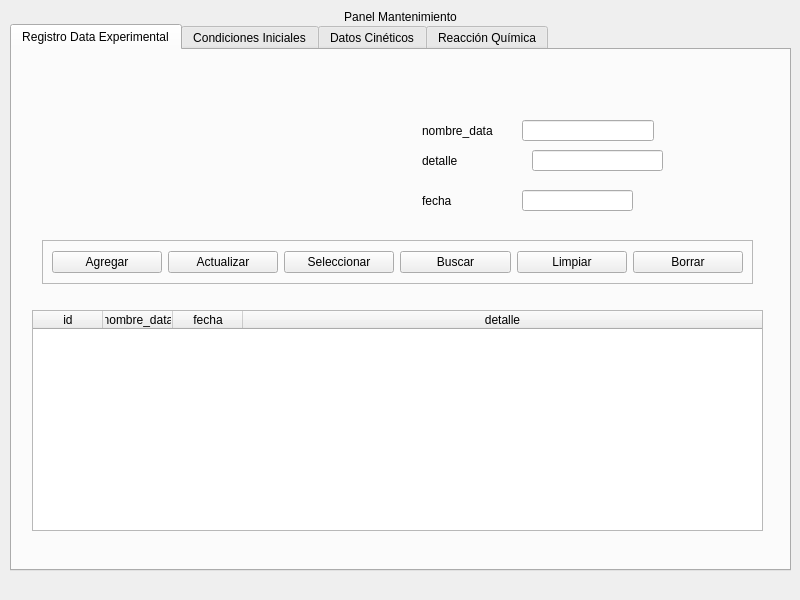
<?xml version="1.0" encoding="UTF-8"?>
<ui version="4.0">
 <class>MainWindow</class>
 <widget class="QMainWindow" name="MainWindow">
  <property name="geometry">
   <rect>
    <x>0</x>
    <y>0</y>
    <width>800</width>
    <height>600</height>
   </rect>
  </property>
  <property name="windowTitle">
   <string>MainWindow</string>
  </property>
  <widget class="QWidget" name="centralwidget">
   <widget class="QWidget" name="layoutWidget">
    <property name="geometry">
     <rect>
      <x>10</x>
      <y>10</y>
      <width>781</width>
      <height>561</height>
     </rect>
    </property>
    <layout class="QHBoxLayout" name="horizontalLayout">
     <property name="spacing">
      <number>0</number>
     </property>
     <item>
      <layout class="QVBoxLayout" name="verticalLayout">
       <property name="spacing">
        <number>0</number>
       </property>
       <item>
        <widget class="QLabel" name="titulo_label">
         <property name="maximumSize">
          <size>
           <width>16777215</width>
           <height>60</height>
          </size>
         </property>
         <property name="text">
          <string>Panel Mantenimiento</string>
         </property>
         <property name="alignment">
          <set>Qt::AlignCenter</set>
         </property>
        </widget>
       </item>
       <item>
        <widget class="QTabWidget" name="tabWidget">
         <property name="currentIndex">
          <number>0</number>
         </property>
         <widget class="QWidget" name="tab_4">
          <attribute name="title">
           <string>Registro Data Experimental</string>
          </attribute>
          <widget class="QFrame" name="funciones_frame_rde">
           <property name="geometry">
            <rect>
             <x>30</x>
             <y>190</y>
             <width>711</width>
             <height>44</height>
            </rect>
           </property>
           <property name="frameShape">
            <enum>QFrame::StyledPanel</enum>
           </property>
           <property name="frameShadow">
            <enum>QFrame::Raised</enum>
           </property>
           <layout class="QHBoxLayout" name="horizontalLayout_5">
            <item>
             <widget class="QPushButton" name="agregar_rde_btn">
              <property name="text">
               <string>Agregar</string>
              </property>
             </widget>
            </item>
            <item>
             <widget class="QPushButton" name="actualizar_rde_btn">
              <property name="text">
               <string>Actualizar</string>
              </property>
             </widget>
            </item>
            <item>
             <widget class="QPushButton" name="seleccionar_rde_btn">
              <property name="text">
               <string>Seleccionar</string>
              </property>
             </widget>
            </item>
            <item>
             <widget class="QPushButton" name="buscar_rde_btn">
              <property name="text">
               <string>Buscar</string>
              </property>
             </widget>
            </item>
            <item>
             <widget class="QPushButton" name="limpiar_rde_btn">
              <property name="text">
               <string>Limpiar</string>
              </property>
             </widget>
            </item>
            <item>
             <widget class="QPushButton" name="borrar_rde_btn">
              <property name="text">
               <string>Borrar</string>
              </property>
             </widget>
            </item>
           </layout>
          </widget>
          <widget class="QWidget" name="gridLayoutWidget_4">
           <property name="geometry">
            <rect>
             <x>20</x>
             <y>260</y>
             <width>731</width>
             <height>221</height>
            </rect>
           </property>
           <layout class="QGridLayout" name="gridLayout_13">
            <property name="spacing">
             <number>0</number>
            </property>
            <item row="0" column="0">
             <widget class="QTableWidget" name="registro_data_experimental_tabla">
              <property name="focusPolicy">
               <enum>Qt::NoFocus</enum>
              </property>
              <property name="showGrid">
               <bool>false</bool>
              </property>
              <attribute name="horizontalHeaderMinimumSectionSize">
               <number>50</number>
              </attribute>
              <attribute name="horizontalHeaderDefaultSectionSize">
               <number>70</number>
              </attribute>
              <attribute name="horizontalHeaderStretchLastSection">
               <bool>true</bool>
              </attribute>
              <attribute name="verticalHeaderVisible">
               <bool>false</bool>
              </attribute>
              <column>
               <property name="text">
                <string>id</string>
               </property>
              </column>
              <column>
               <property name="text">
                <string>nombre_data</string>
               </property>
              </column>
              <column>
               <property name="text">
                <string>fecha</string>
               </property>
              </column>
              <column>
               <property name="text">
                <string>detalle</string>
               </property>
              </column>
             </widget>
            </item>
           </layout>
          </widget>
          <widget class="QLineEdit" name="nombre_data_rde_edit">
           <property name="geometry">
            <rect>
             <x>510</x>
             <y>70</y>
             <width>132</width>
             <height>21</height>
            </rect>
           </property>
          </widget>
          <widget class="QLabel" name="label_20">
           <property name="geometry">
            <rect>
             <x>410</x>
             <y>70</y>
             <width>91</width>
             <height>21</height>
            </rect>
           </property>
           <property name="text">
            <string>nombre_data</string>
           </property>
          </widget>
          <widget class="QLineEdit" name="detalle_rde_edit">
           <property name="geometry">
            <rect>
             <x>520</x>
             <y>100</y>
             <width>131</width>
             <height>21</height>
            </rect>
           </property>
          </widget>
          <widget class="QLabel" name="label_29">
           <property name="geometry">
            <rect>
             <x>410</x>
             <y>100</y>
             <width>91</width>
             <height>21</height>
            </rect>
           </property>
           <property name="text">
            <string>detalle</string>
           </property>
          </widget>
          <widget class="QLabel" name="label_30">
           <property name="geometry">
            <rect>
             <x>410</x>
             <y>140</y>
             <width>91</width>
             <height>21</height>
            </rect>
           </property>
           <property name="text">
            <string>fecha</string>
           </property>
          </widget>
          <widget class="QLineEdit" name="fecha_rde_edit">
           <property name="geometry">
            <rect>
             <x>510</x>
             <y>140</y>
             <width>111</width>
             <height>21</height>
            </rect>
           </property>
          </widget>
         </widget>
         <widget class="QWidget" name="tab_2">
          <attribute name="title">
           <string>Condiciones Iniciales</string>
          </attribute>
          <widget class="QWidget" name="gridLayoutWidget_2">
           <property name="geometry">
            <rect>
             <x>20</x>
             <y>260</y>
             <width>731</width>
             <height>221</height>
            </rect>
           </property>
           <layout class="QGridLayout" name="gridLayout_6">
            <property name="spacing">
             <number>0</number>
            </property>
            <item row="0" column="0">
             <widget class="QTableWidget" name="condiciones_iniciales_tabla">
              <property name="focusPolicy">
               <enum>Qt::NoFocus</enum>
              </property>
              <property name="showGrid">
               <bool>false</bool>
              </property>
              <attribute name="horizontalHeaderMinimumSectionSize">
               <number>50</number>
              </attribute>
              <attribute name="horizontalHeaderDefaultSectionSize">
               <number>70</number>
              </attribute>
              <attribute name="horizontalHeaderStretchLastSection">
               <bool>true</bool>
              </attribute>
              <attribute name="verticalHeaderVisible">
               <bool>false</bool>
              </attribute>
              <column>
               <property name="text">
                <string>id</string>
               </property>
              </column>
              <column>
               <property name="text">
                <string>temperatura</string>
               </property>
              </column>
              <column>
               <property name="text">
                <string>tiempo</string>
               </property>
              </column>
              <column>
               <property name="text">
                <string>presion_total</string>
               </property>
              </column>
              <column>
               <property name="text">
                <string>presion_parcial</string>
               </property>
              </column>
              <column>
               <property name="text">
                <string>fraccion_molar</string>
               </property>
              </column>
              <column>
               <property name="text">
                <string>especie_quimica</string>
               </property>
              </column>
              <column>
               <property name="text">
                <string>tipo_especie</string>
               </property>
              </column>
              <column>
               <property name="text">
                <string>detalle</string>
               </property>
              </column>
              <column>
               <property name="text">
                <string>nombre_data</string>
               </property>
              </column>
             </widget>
            </item>
           </layout>
          </widget>
          <widget class="QFrame" name="datos_frame_2">
           <property name="geometry">
            <rect>
             <x>10</x>
             <y>30</y>
             <width>741</width>
             <height>137</height>
            </rect>
           </property>
           <property name="frameShape">
            <enum>QFrame::StyledPanel</enum>
           </property>
           <property name="frameShadow">
            <enum>QFrame::Raised</enum>
           </property>
           <layout class="QGridLayout" name="gridLayout_7">
            <property name="leftMargin">
             <number>0</number>
            </property>
            <property name="topMargin">
             <number>0</number>
            </property>
            <property name="rightMargin">
             <number>0</number>
            </property>
            <property name="bottomMargin">
             <number>0</number>
            </property>
            <property name="spacing">
             <number>0</number>
            </property>
            <item row="0" column="0">
             <layout class="QGridLayout" name="gridLayout_8">
              <property name="spacing">
               <number>0</number>
              </property>
              <item row="0" column="0">
               <widget class="QLabel" name="label_11">
                <property name="text">
                 <string>tiempo</string>
                </property>
               </widget>
              </item>
              <item row="0" column="1">
               <widget class="QLineEdit" name="tiempo_ci_edit"/>
              </item>
              <item row="1" column="0">
               <widget class="QLabel" name="label_12">
                <property name="text">
                 <string>temperatura</string>
                </property>
               </widget>
              </item>
              <item row="1" column="1">
               <widget class="QLineEdit" name="temperatura_ci_edit"/>
              </item>
              <item row="2" column="0">
               <widget class="QLabel" name="label_13">
                <property name="text">
                 <string>detalle</string>
                </property>
               </widget>
              </item>
              <item row="2" column="1">
               <widget class="QLineEdit" name="detalle_ci_edit"/>
              </item>
             </layout>
            </item>
            <item row="0" column="1">
             <layout class="QGridLayout" name="gridLayout_9">
              <property name="spacing">
               <number>0</number>
              </property>
              <item row="0" column="0">
               <widget class="QLabel" name="label_14">
                <property name="text">
                 <string>presion_total</string>
                </property>
               </widget>
              </item>
              <item row="0" column="1">
               <widget class="QLineEdit" name="presion_total_ci_edit"/>
              </item>
              <item row="1" column="0">
               <widget class="QLabel" name="label_15">
                <property name="text">
                 <string>presion_parcial</string>
                </property>
               </widget>
              </item>
              <item row="1" column="1">
               <widget class="QLineEdit" name="presion_parcial_ci_edit"/>
              </item>
              <item row="2" column="0">
               <widget class="QLabel" name="label_16">
                <property name="text">
                 <string>fraccion_molar</string>
                </property>
               </widget>
              </item>
              <item row="2" column="1">
               <widget class="QLineEdit" name="fraccion_molar_ci_edit"/>
              </item>
             </layout>
            </item>
            <item row="0" column="2">
             <layout class="QGridLayout" name="gridLayout_10">
              <property name="spacing">
               <number>0</number>
              </property>
              <item row="0" column="0">
               <widget class="QLabel" name="label_17">
                <property name="text">
                 <string>nombre_data</string>
                </property>
               </widget>
              </item>
              <item row="0" column="1">
               <widget class="QLineEdit" name="nombre_data_ci_edit"/>
              </item>
              <item row="1" column="0">
               <widget class="QLabel" name="label_18">
                <property name="text">
                 <string>tipo_especie</string>
                </property>
               </widget>
              </item>
              <item row="1" column="1">
               <widget class="QLineEdit" name="tipo_especie_ci_edit"/>
              </item>
              <item row="2" column="0">
               <widget class="QLabel" name="label_19">
                <property name="text">
                 <string>especie_quimica</string>
                </property>
               </widget>
              </item>
              <item row="2" column="1">
               <widget class="QLineEdit" name="especie_quimica_ci_edit"/>
              </item>
             </layout>
            </item>
           </layout>
          </widget>
          <widget class="QFrame" name="funciones_frame_ci">
           <property name="geometry">
            <rect>
             <x>30</x>
             <y>190</y>
             <width>711</width>
             <height>44</height>
            </rect>
           </property>
           <property name="frameShape">
            <enum>QFrame::StyledPanel</enum>
           </property>
           <property name="frameShadow">
            <enum>QFrame::Raised</enum>
           </property>
           <layout class="QHBoxLayout" name="horizontalLayout_3">
            <item>
             <widget class="QPushButton" name="agregar_ci_btn">
              <property name="text">
               <string>Agregar</string>
              </property>
             </widget>
            </item>
            <item>
             <widget class="QPushButton" name="actualizar_ci_btn">
              <property name="text">
               <string>Actualizar</string>
              </property>
             </widget>
            </item>
            <item>
             <widget class="QPushButton" name="seleccionar_ci_btn">
              <property name="text">
               <string>Seleccionar</string>
              </property>
             </widget>
            </item>
            <item>
             <widget class="QPushButton" name="buscar_ci_btn">
              <property name="text">
               <string>Buscar</string>
              </property>
             </widget>
            </item>
            <item>
             <widget class="QPushButton" name="limpiar_ci_btn">
              <property name="text">
               <string>Limpiar</string>
              </property>
             </widget>
            </item>
            <item>
             <widget class="QPushButton" name="borrar_ci_btn">
              <property name="text">
               <string>Borrar</string>
              </property>
             </widget>
            </item>
           </layout>
          </widget>
         </widget>
         <widget class="QWidget" name="tab">
          <attribute name="title">
           <string>Datos Cinéticos</string>
          </attribute>
          <widget class="QFrame" name="datos_frame">
           <property name="geometry">
            <rect>
             <x>20</x>
             <y>10</y>
             <width>741</width>
             <height>137</height>
            </rect>
           </property>
           <property name="frameShape">
            <enum>QFrame::StyledPanel</enum>
           </property>
           <property name="frameShadow">
            <enum>QFrame::Raised</enum>
           </property>
           <layout class="QGridLayout" name="gridLayout_4">
            <property name="leftMargin">
             <number>0</number>
            </property>
            <property name="topMargin">
             <number>0</number>
            </property>
            <property name="rightMargin">
             <number>0</number>
            </property>
            <property name="bottomMargin">
             <number>0</number>
            </property>
            <property name="spacing">
             <number>0</number>
            </property>
            <item row="0" column="0">
             <layout class="QGridLayout" name="gridLayout">
              <property name="spacing">
               <number>0</number>
              </property>
              <item row="0" column="0">
               <widget class="QLabel" name="label_2">
                <property name="text">
                 <string>tiempo</string>
                </property>
               </widget>
              </item>
              <item row="0" column="1">
               <widget class="QLineEdit" name="tiempo_dc_edit"/>
              </item>
              <item row="1" column="0">
               <widget class="QLabel" name="label_3">
                <property name="text">
                 <string>concentracion</string>
                </property>
               </widget>
              </item>
              <item row="1" column="1">
               <widget class="QLineEdit" name="concentracion_dc_edit"/>
              </item>
              <item row="2" column="0">
               <widget class="QLabel" name="label_4">
                <property name="text">
                 <string>otra_propiedad</string>
                </property>
               </widget>
              </item>
              <item row="2" column="1">
               <widget class="QLineEdit" name="otra_propiedad_dc_edit"/>
              </item>
             </layout>
            </item>
            <item row="0" column="1">
             <layout class="QGridLayout" name="gridLayout_2">
              <property name="spacing">
               <number>0</number>
              </property>
              <item row="0" column="0">
               <widget class="QLabel" name="label_6">
                <property name="text">
                 <string>conversion_reactivo_limitante</string>
                </property>
               </widget>
              </item>
              <item row="0" column="1">
               <widget class="QLineEdit" name="conversion_reactivo_limitante_dc_edit"/>
              </item>
              <item row="1" column="0">
               <widget class="QLabel" name="label_5">
                <property name="text">
                 <string>tipo_especie</string>
                </property>
               </widget>
              </item>
              <item row="1" column="1">
               <widget class="QLineEdit" name="tipo_especie_dc_edit"/>
              </item>
              <item row="2" column="0">
               <widget class="QLabel" name="label_7">
                <property name="text">
                 <string>id_condiciones_iniciales</string>
                </property>
               </widget>
              </item>
              <item row="2" column="1">
               <widget class="QLineEdit" name="id_condiciones_iniciales_dc_edit"/>
              </item>
             </layout>
            </item>
            <item row="0" column="2">
             <layout class="QGridLayout" name="gridLayout_3">
              <property name="spacing">
               <number>0</number>
              </property>
              <item row="0" column="0">
               <widget class="QLabel" name="label_8">
                <property name="text">
                 <string>nombre_data</string>
                </property>
               </widget>
              </item>
              <item row="0" column="1">
               <widget class="QLineEdit" name="nombre_data_dc_edit"/>
              </item>
              <item row="1" column="0">
               <widget class="QLabel" name="label_9">
                <property name="text">
                 <string>nombre_reaccion</string>
                </property>
               </widget>
              </item>
              <item row="1" column="1">
               <widget class="QLineEdit" name="nombre_reaccion_dc_edit"/>
              </item>
              <item row="2" column="0">
               <widget class="QLabel" name="label_10">
                <property name="text">
                 <string>especie_quimica</string>
                </property>
               </widget>
              </item>
              <item row="2" column="1">
               <widget class="QLineEdit" name="especie_quimica_dc_edit"/>
              </item>
             </layout>
            </item>
           </layout>
          </widget>
          <widget class="QFrame" name="funciones_frame_dc">
           <property name="geometry">
            <rect>
             <x>40</x>
             <y>170</y>
             <width>711</width>
             <height>44</height>
            </rect>
           </property>
           <property name="frameShape">
            <enum>QFrame::StyledPanel</enum>
           </property>
           <property name="frameShadow">
            <enum>QFrame::Raised</enum>
           </property>
           <layout class="QHBoxLayout" name="horizontalLayout_2">
            <item>
             <widget class="QPushButton" name="agregar_dc_btn">
              <property name="text">
               <string>Agregar</string>
              </property>
             </widget>
            </item>
            <item>
             <widget class="QPushButton" name="actualizar_dc_btn">
              <property name="text">
               <string>Actualizar</string>
              </property>
             </widget>
            </item>
            <item>
             <widget class="QPushButton" name="seleccionar_dc_btn">
              <property name="text">
               <string>Seleccionar</string>
              </property>
             </widget>
            </item>
            <item>
             <widget class="QPushButton" name="buscar_dc_btn">
              <property name="text">
               <string>Buscar</string>
              </property>
             </widget>
            </item>
            <item>
             <widget class="QPushButton" name="limpiar_dc_btn">
              <property name="text">
               <string>Limpiar</string>
              </property>
             </widget>
            </item>
            <item>
             <widget class="QPushButton" name="borrar_dc_btn">
              <property name="text">
               <string>Borrar</string>
              </property>
             </widget>
            </item>
           </layout>
          </widget>
          <widget class="QWidget" name="gridLayoutWidget">
           <property name="geometry">
            <rect>
             <x>30</x>
             <y>240</y>
             <width>731</width>
             <height>221</height>
            </rect>
           </property>
           <layout class="QGridLayout" name="gridLayout_5">
            <property name="spacing">
             <number>0</number>
            </property>
            <item row="0" column="0">
             <widget class="QTableWidget" name="datos_cineticos_tabla">
              <property name="focusPolicy">
               <enum>Qt::NoFocus</enum>
              </property>
              <property name="showGrid">
               <bool>false</bool>
              </property>
              <attribute name="horizontalHeaderMinimumSectionSize">
               <number>50</number>
              </attribute>
              <attribute name="horizontalHeaderDefaultSectionSize">
               <number>70</number>
              </attribute>
              <attribute name="horizontalHeaderStretchLastSection">
               <bool>true</bool>
              </attribute>
              <attribute name="verticalHeaderVisible">
               <bool>false</bool>
              </attribute>
              <column>
               <property name="text">
                <string>id</string>
               </property>
              </column>
              <column>
               <property name="text">
                <string>tiempo</string>
               </property>
              </column>
              <column>
               <property name="text">
                <string>concentracion</string>
               </property>
              </column>
              <column>
               <property name="text">
                <string>otra_propiedad</string>
               </property>
              </column>
              <column>
               <property name="text">
                <string>conversion_reactivo_limitante</string>
               </property>
              </column>
              <column>
               <property name="text">
                <string>tipo_especie</string>
               </property>
              </column>
              <column>
               <property name="text">
                <string>id_condiciones_iniciales</string>
               </property>
              </column>
              <column>
               <property name="text">
                <string>nombre_data</string>
               </property>
              </column>
              <column>
               <property name="text">
                <string>nombre_reaccion</string>
               </property>
              </column>
              <column>
               <property name="text">
                <string>especie_quimica</string>
               </property>
              </column>
             </widget>
            </item>
           </layout>
          </widget>
         </widget>
         <widget class="QWidget" name="tab_3">
          <attribute name="title">
           <string>Reacción Química</string>
          </attribute>
          <widget class="QWidget" name="gridLayoutWidget_3">
           <property name="geometry">
            <rect>
             <x>20</x>
             <y>250</y>
             <width>731</width>
             <height>221</height>
            </rect>
           </property>
           <layout class="QGridLayout" name="gridLayout_11">
            <property name="spacing">
             <number>0</number>
            </property>
            <item row="0" column="0">
             <widget class="QTableWidget" name="reaccion_quimica_tabla">
              <property name="focusPolicy">
               <enum>Qt::NoFocus</enum>
              </property>
              <property name="showGrid">
               <bool>false</bool>
              </property>
              <attribute name="horizontalHeaderMinimumSectionSize">
               <number>50</number>
              </attribute>
              <attribute name="horizontalHeaderDefaultSectionSize">
               <number>70</number>
              </attribute>
              <attribute name="horizontalHeaderStretchLastSection">
               <bool>true</bool>
              </attribute>
              <attribute name="verticalHeaderVisible">
               <bool>false</bool>
              </attribute>
              <column>
               <property name="text">
                <string>id</string>
               </property>
              </column>
              <column>
               <property name="text">
                <string>especie_quimica</string>
               </property>
              </column>
              <column>
               <property name="text">
                <string>formula</string>
               </property>
              </column>
              <column>
               <property name="text">
                <string>coeficiente_estequiometrico</string>
               </property>
              </column>
              <column>
               <property name="text">
                <string>detalle</string>
               </property>
              </column>
              <column>
               <property name="text">
                <string>tipo_especie</string>
               </property>
              </column>
              <column>
               <property name="text">
                <string>nombre_reaccion</string>
               </property>
               <property name="font">
                <font>
                 <kerning>true</kerning>
                </font>
               </property>
              </column>
             </widget>
            </item>
           </layout>
          </widget>
          <widget class="QFrame" name="datos_frame_3">
           <property name="geometry">
            <rect>
             <x>10</x>
             <y>20</y>
             <width>741</width>
             <height>137</height>
            </rect>
           </property>
           <property name="frameShape">
            <enum>QFrame::StyledPanel</enum>
           </property>
           <property name="frameShadow">
            <enum>QFrame::Raised</enum>
           </property>
           <layout class="QGridLayout" name="gridLayout_12">
            <property name="leftMargin">
             <number>0</number>
            </property>
            <property name="topMargin">
             <number>0</number>
            </property>
            <property name="rightMargin">
             <number>0</number>
            </property>
            <property name="bottomMargin">
             <number>0</number>
            </property>
            <property name="spacing">
             <number>0</number>
            </property>
            <item row="0" column="0">
             <layout class="QGridLayout" name="gridLayout_14">
              <property name="spacing">
               <number>0</number>
              </property>
              <item row="0" column="0">
               <widget class="QLabel" name="label_23">
                <property name="text">
                 <string>coeficiente_estequiometrico</string>
                </property>
               </widget>
              </item>
              <item row="0" column="1">
               <widget class="QLineEdit" name="coeficiente_estequiometrico_rq_edit"/>
              </item>
              <item row="1" column="0">
               <widget class="QLabel" name="label_24">
                <property name="text">
                 <string>tipo_especie</string>
                </property>
               </widget>
              </item>
              <item row="1" column="1">
               <widget class="QLineEdit" name="tipo_especie_rq_edit"/>
              </item>
              <item row="2" column="0">
               <widget class="QLabel" name="label_25">
                <property name="text">
                 <string>formula</string>
                </property>
               </widget>
              </item>
              <item row="2" column="1">
               <widget class="QLineEdit" name="formula_rq_edit"/>
              </item>
             </layout>
            </item>
            <item row="0" column="1">
             <layout class="QGridLayout" name="gridLayout_15">
              <property name="spacing">
               <number>0</number>
              </property>
              <item row="0" column="0">
               <widget class="QLabel" name="label_26">
                <property name="text">
                 <string>detalle</string>
                </property>
               </widget>
              </item>
              <item row="0" column="1">
               <widget class="QLineEdit" name="detalle_rq_edit"/>
              </item>
              <item row="1" column="0">
               <widget class="QLabel" name="label_27">
                <property name="text">
                 <string>nombre_reaccion</string>
                </property>
               </widget>
              </item>
              <item row="1" column="1">
               <widget class="QLineEdit" name="nombre_reaccion_rq_edit"/>
              </item>
              <item row="2" column="0">
               <widget class="QLabel" name="label_28">
                <property name="text">
                 <string>especie_quimica</string>
                </property>
               </widget>
              </item>
              <item row="2" column="1">
               <widget class="QLineEdit" name="especie_quimica_rq_edit"/>
              </item>
             </layout>
            </item>
           </layout>
          </widget>
          <widget class="QFrame" name="funciones_frame_rq">
           <property name="geometry">
            <rect>
             <x>30</x>
             <y>180</y>
             <width>711</width>
             <height>44</height>
            </rect>
           </property>
           <property name="frameShape">
            <enum>QFrame::StyledPanel</enum>
           </property>
           <property name="frameShadow">
            <enum>QFrame::Raised</enum>
           </property>
           <layout class="QHBoxLayout" name="horizontalLayout_4">
            <item>
             <widget class="QPushButton" name="agregar_rq_btn">
              <property name="text">
               <string>Agregar</string>
              </property>
             </widget>
            </item>
            <item>
             <widget class="QPushButton" name="actualizar_rq_btn">
              <property name="text">
               <string>Actualizar</string>
              </property>
             </widget>
            </item>
            <item>
             <widget class="QPushButton" name="seleccionar_rq_btn">
              <property name="text">
               <string>Seleccionar</string>
              </property>
             </widget>
            </item>
            <item>
             <widget class="QPushButton" name="buscar_rq_btn">
              <property name="text">
               <string>Buscar</string>
              </property>
             </widget>
            </item>
            <item>
             <widget class="QPushButton" name="limpiar_rq_btn">
              <property name="text">
               <string>Limpiar</string>
              </property>
             </widget>
            </item>
            <item>
             <widget class="QPushButton" name="borrar_rq_btn">
              <property name="text">
               <string>Borrar</string>
              </property>
             </widget>
            </item>
           </layout>
          </widget>
         </widget>
        </widget>
       </item>
      </layout>
     </item>
    </layout>
   </widget>
  </widget>
 </widget>
 <resources/>
 <connections/>
</ui>
